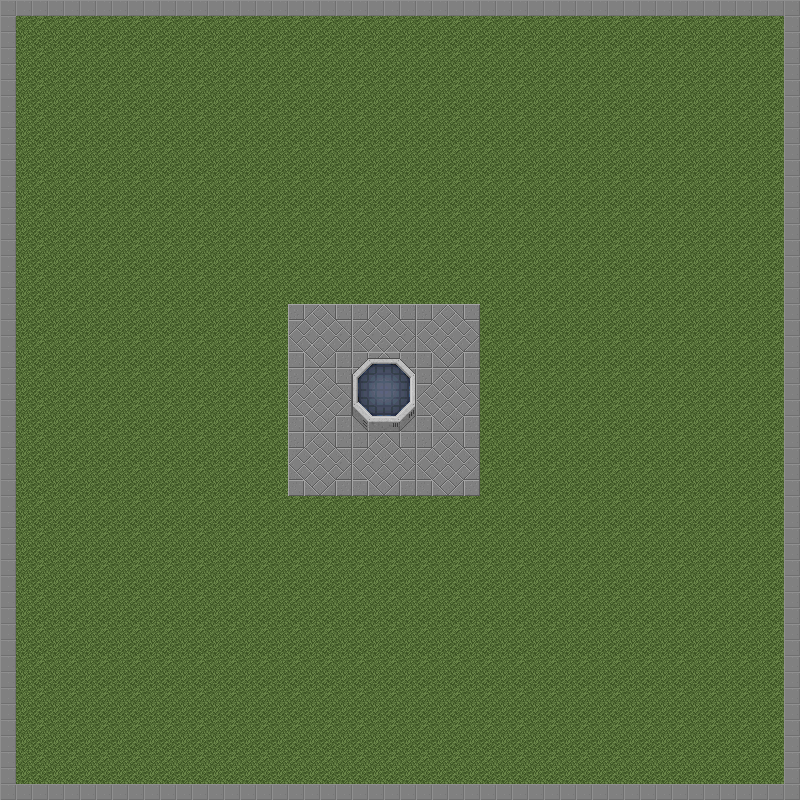

Tiled map render using the project's own tile images. Description and the map definition, with tile-layer contents summarised, below:
An orthogonal 50x50 tile map with 16x16 px tiles, 2 tile layers (background, wall), 2 tilesets and 16 objects (7x collision, player, spawn_zombie1, spawn_zombie3, spawn_zombie5, ...).

<map version="1.5" tiledversion="1.7.2" orientation="orthogonal" renderorder="right-down" width="50" height="50" tilewidth="16" tileheight="16" infinite="0" nextlayerid="4" nextobjectid="24">
 <tileset firstgid="1" source="map_tileset/grass.tsx" />
 <tileset firstgid="281" source="map_tileset/tileset.tsx" />
 <layer id="1" name="background" width="50" height="50">
  <data>[2500 cells, 2500 non-empty, 20 distinct tile ids]</data>
 </layer>
 <layer id="2" name="wall" width="50" height="50">
  <data>[2500 cells, 340 non-empty, 37 distinct tile ids]</data>
 </layer>
 <objectgroup id="3" name="Objects">
  <object id="2" type="collision" x="1" y="0" width="13.6667" height="799.333" />
  <object id="4" type="collision" x="1.33333" y="784.667" width="798.333" height="14" />
  <object id="5" type="collision" x="785" y="0.666667" width="14" height="796.667" />
  <object id="6" type="collision" x="1.66667" y="0.666667" width="797.333" height="13.3333" />
  <object id="9" type="collision" x="368" y="358.667" width="31" height="72.6667" />
  <object id="10" type="collision" x="398.333" y="373.667" width="16.6667" height="42" />
  <object id="11" type="collision" x="352.333" y="374.667" width="16.3333" height="41.3333" />
  <object id="15" name="player" x="380" y="202">
   <point />
  </object>
  <object id="16" name="spawn_zombie1" x="52" y="77">
   <point />
  </object>
  <object id="17" name="spawn_zombie3" x="773" y="55">
   <point />
  </object>
  <object id="18" name="spawn_zombie5" x="771" y="779">
   <point />
  </object>
  <object id="19" name="spawn_zombie7" x="26" y="778">
   <point />
  </object>
  <object id="20" name="spawn_zombie2" x="379" y="50">
   <point />
  </object>
  <object id="21" name="spawn_zombie8" x="27" y="399">
   <point />
  </object>
  <object id="22" name="spawn_zombie4" x="767" y="397">
   <point />
  </object>
  <object id="23" name="spawn_zombie6" x="425" y="773">
   <point />
  </object>
 </objectgroup>
</map>
